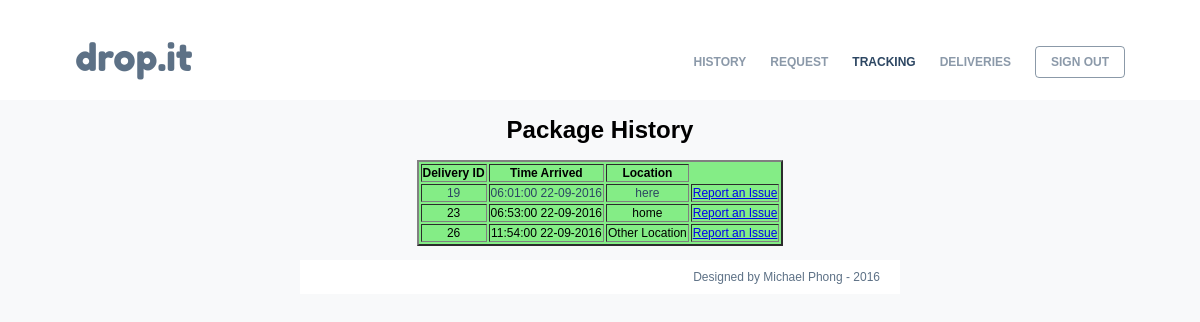
Page /redundant/history.php (signed in) on the committed database.
### tables this page shows
CREATE TABLE IF NOT EXISTS `history` (
  `delivery_id` int(10) NOT NULL,
  `time` int(64) NOT NULL,
  `location` varchar(300) NOT NULL,
  PRIMARY KEY (`delivery_id`,`time`)
);

### redundant/history.php (the view, shortened to what this page needs)
<!DOCTYPE html>
<html>
    <head>
         <link async href="../css/styles.css" rel="stylesheet" type="text/css"/>
    </head>
    <body>
        <div id="back_nav">
			<div id="wrapper">
				<header>
					<a id="login_blue" class="menu menu_blue" href="login.php"><?php
                                                                        if(isset($_SESSION['email']))
                                                                            echo 'SIGN OUT</a>';
                                                                        else
																		 {
                                                                            echo 'SIGN IN</a>';}?>
					<a id="header" class="intro intro_blue" href="../index.php">drop.it</a>
					<a id="deliveries" class="menu menu_blue" href="deliveries.php">DELIVERIES</a>
					<a id="tracking" class="menu menu_blue selected" href="tracking.php">TRACKING</a>
                    <a id="request" class="menu menu_blue" href="request.php">REQUEST</a>
					<a id="request" class="menu menu_blue" href="history.php">HISTORY</a>
				</header>
					<div id="content">
      <?php
	  $servername = "localhost";
	  $username = "edit";
	  $password = "editme";
	  $dbname = "tib";
	  $conn = new mysqli($servername, $username, $password, $dbname);
	  $sql = "SELECT delivery_id, time, location FROM history";
	  $result = $conn->query($sql);
      ?>
	  <h1>Package History</h1>
      <table border="2" style= "background-color: #84ed86; color: black; margin: 0 auto;" >
      <thead>
        <tr>
          <th>Delivery ID</th>
          <th>Time Arrived</th>
          <th>Location</th>
        </tr>
      </thead>
      <tbody>
        <?php
		if ($result->num_rows > 0)
		{
          while( $row = $result->fetch_assoc()){
            echo
            "<tr>
              <td>$row[delivery_id]</td>
			  <td>" . date('h:i:s\ d-m-Y',$row[time]) . "</td>
			  <td>$row[location]</td>
			  <td><a href='complaints.php?id=".$row['delivery_id']."'>Report an Issue</a></td>
            </tr>\n";
          }
		}
		else {
				echo "No Results Found";}
        ?>
      </tbody>
    </table>
	<br>
                    <footer id="footer">
                        <p> Designed by Michael Phong - 2016</p>
					</footer>
					</div>
				</div>
			</div>
    </body>
</html>

### css/styles.css (style rules this page uses)
body { margin: 0 auto; z-index: -99; background: rgb(248, 249, 250); }
body #back_nav { position: relative; width: 100%; background: white; height: 100px; z-index: 1; }
#wrapper { margin: 0 auto; font-family: Helvetica; font-size: 12px; min-width: 800px; max-width: 1080px; background-color: rgb(248, 249, 250); min-height: 100vh; margin-bottom: 10px; overflow: hidden; }
header { padding-top: 25px; height: 75px; background-color: white; }
.intro { position: relative; float: left; margin-top: 10px; display: inline-block; font-family: 'Fredoka One', cursive; color: white; height:49px; text-align:center; font-size: 28pt; width: 100px; text-decoration: none; z-index: 2; left: 15px; }
.intro_blue { color: rgba(44, 70, 98, 0.77); }
.menu { position: relative; right: 15px; float: right; padding-right: 20px; margin-top: 22px; color: white; font-weight: bold; text-decoration: none; z-index: 2; padding-left: 12px; padding-right: 12px; line-height: 30px; }
.menu_blue { color: rgba(44, 70, 98, 0.55); }
#login_blue, .button { border:1px solid rgba(44, 70, 98, 0.55); border-radius: 4px; margin-top: 21px; line-height: 30px; padding-left: 15px; padding-right: 15px; margin-left: 12px; }
.selected { color: rgb(44, 70, 98); }
#content { height: 100%; text-align: center; width: 600px; margin: 0 auto; margin-top: 10px; }
tbody tr:first-of-type { color: #2c4662 !important; }
#footer { font-family: Helvetica; font-size: 12px; //position: absolute; //clear: both; text-align: right; display:block; width: 100%; background-color: white; color: rgba(44, 70, 98, 0.77); z-index: 2; //left: 0px; //top: 100vh; position: relative; }
#footer p { margin: 0px; padding-bottom: 10px; padding-top: 10px; margin-right: 20px; }

### rows in the picture
history: delivery "19", time "06:01:00 22-09-2016", location "here"
history: delivery "23", time "06:53:00 22-09-2016", location "home"
history: delivery "26", time "11:54:00 22-09-2016", location "Other Location"
